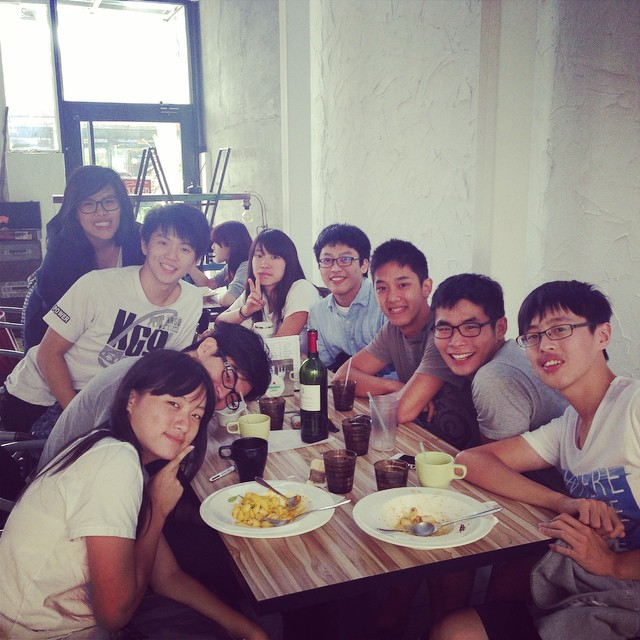
#> input picture opencv/image/us.jpg, 640 x 640 px, found by its file name
$ python saveFace.py   (older library calls are emulated)
#> lines starting #> are read from the running program, lines starting #| are printed output that depends on the picture; after the words box and inside, x2 and y2 are one past the last pixel; in counts of white or black regions, pixels touching at a corner belong together
import cv2
from PIL import Image

casc_path = "C:\\Users\\KennyTseng\\Anaconda3\\pkgs\\opencv3-3.1.0-py35_0\\Library\\etc\\haarcascades\\haarcascade_frontalface_default.xml"

faceCascade = cv2.CascadeClassifier(casc_path)
image = cv2.imread("image\\us.jpg")
#> image is the input picture: shape (640, 640, 3); mean B, G, R 133.5, 129.6, 144.1
svImage = Image.open("image\\us.jpg")

faces = faceCascade.detectMultiScale(image, scaleFactor = 1.1, minNeighbors = 5, minSize = (30,30), flags = cv2.CASCADE_SCALE_IMAGE)
#> faces = [[73, 183, 55, 55], [312, 240, 53, 53], [143, 224, 58, 58], [365, 262, 61, 61], [426, 299, 75, 75], [509, 302, 81, 81]]
count = 1
for (x,y,w,h) in faces:
    cv2.rectangle(image, (x,y), (x+w,y+h), (128,255,0), 2)
    filename = "image\\faces" + str(count) + ".jpg"
    tmp = svImage.crop((x, y, x+w, y+h))
    faceImage = tmp.resize((200,200), Image.ANTIALIAS)
    faceImage.save(filename)
    count += 1
#> this loop made 6 passes
#> pass 1, `tmp = svImage.crop((x, y, x+w, y+h))`:
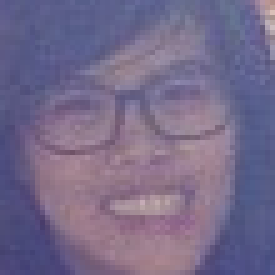
#> tmp: PIL image 55x55 RGB (shown 5 times larger); mean R, G, B 117.6, 106.2, 138.4
#> pass 2, `tmp = svImage.crop((x, y, x+w, y+h))`:
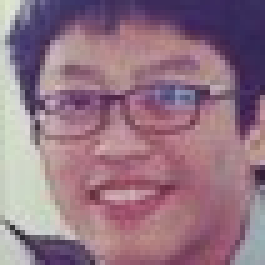
#> tmp: PIL image 53x53 RGB (shown 5 times larger); mean R, G, B 147.6, 115.5, 131.2
#> pass 2, `faceImage = tmp.resize((200,200), Image.ANTIALIAS)`:
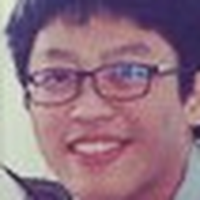
#> faceImage: PIL image 200x200 RGB; mean R, G, B 147.6, 115.5, 131.2
#> after the loop:
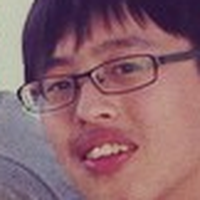
#> faceImage: PIL image 200x200 RGB; mean R, G, B 140.3, 101.2, 109.9
#> after the loop:
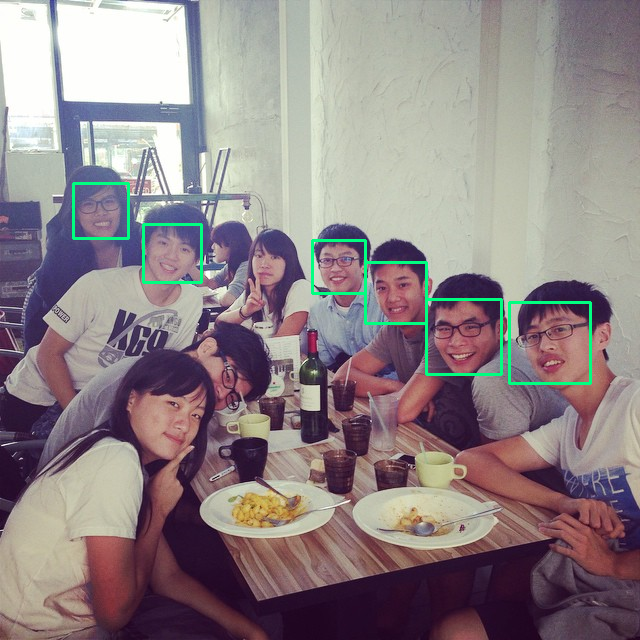
#> image: shape (640, 640, 3); 1.07% of pixels changed, all inside (x1, y1, x2, y2) = (72, 182, 592, 385)
#> after the loop, count = 7

cv2.namedWindow("FaceDetect")
cv2.imshow("FaceDetect", image)
cv2.waitKey(0)
cv2.destroyAllWindows()
